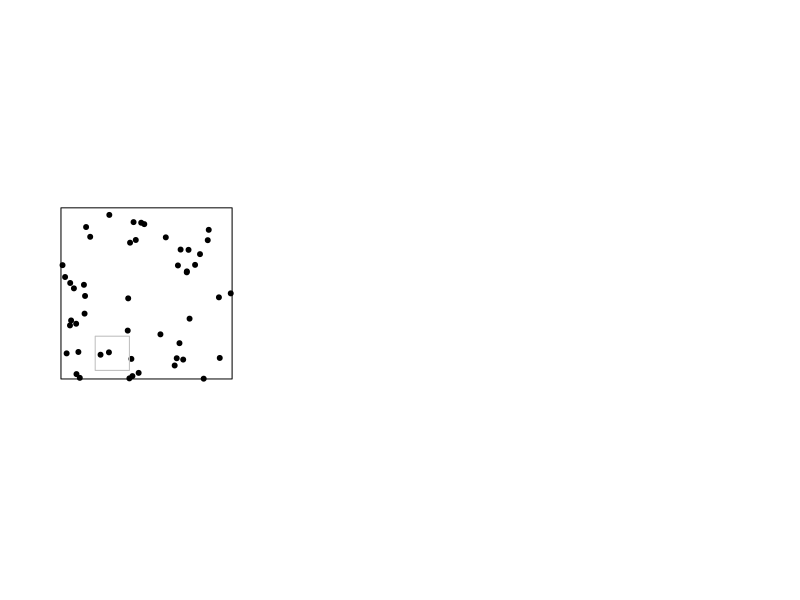

The R script that drew this image: (Note: this script raises an error after producing the figure.)
# draw a pretty picture illustrating the progression from 
# quadrat sampling to strip sampling to distance sampling

par(mfrow=c(1,3),mgp=c(1,1,1))

#set.seed(124)

# generate the data
n.dat<-50
x<-runif(n.dat)
y<-runif(n.dat)

plot.data<-function(){
   plot(x=c(0,0,1,1,0),y=c(0,1,1,0,0),xlab="",ylab="",axes=F,asp=1,type="n")
   points(x,y,pch=19)
#   axis(1,labels=F,lwd.ticks=0)
   lines(x=c(0,0,1,1,0),y=c(0,1,1,0,0))
}
# first column - quadrat sampling
plot.data()

# define a square
this.sq<-matrix(NA,5,2)
this.sq[,1]<-c(0,0,0.2,0.2,0)
this.sq[,2]<-c(0,0.2,0.2,0,0)

# offsets
xdel<-c(rep(0.2,3),rep(0.6,3))
ydel<-c(rep(seq(0.05,0.75,len=3),2))

# plot
for(i in 1:length(xdel)){
   lines(x=this.sq[,1]+xdel[i],y=this.sq[,2]+ydel[i],col="grey")
   inout<-inSide(list(x=this.sq[,1]+xdel[i],y=this.sq[,2]+ydel[i]),x,y)
   points(x[inout],y[inout],col="red",pch=19)
}


# second column - strip sampling
plot.data()

# offsets
xdel<-c(rep(0.15,3),rep(0.35,3),rep(0.55,3),rep(0.75,3))
ydel<-rep(seq(0.05,0.75,len=3),4)

# plot
this.sq[,1]<-this.sq[,1]*0.5
for(i in 1:length(xdel)){
   lines(x=this.sq[,1]+xdel[i],y=this.sq[,2]+ydel[i],col="grey")
   inout<-inSide(list(x=this.sq[,1]+xdel[i],y=this.sq[,2]+ydel[i]),x,y)
   points(x[inout],y[inout],col="red",pch=19)
}

# third column - distance sampling
plot.data()

this.line<-matrix(NA,2,2)
this.line[,1]<-c((1/3)/2,(1/3)/2)
this.line[,2]<-c(0,1)

for(i in 0:2){
   lines(this.line)
   lines(x=this.line[,1]-(1/3)/3,y=this.line[,2],lty=2,col="grey")
   lines(x=this.line[,1]+(1/3)/3,y=this.line[,2],lty=2,col="grey")

   this.box<-list(x=c(rep(this.line[1,1]-(1/3)/3,2),
                      rep(this.line[1,1]+(1/3)/3,2),
                      this.line[1,1]-(1/3)/3),
                  y=c(0,1,1,0,0))

   inout<-inSide(this.box,x,y)
   points(x[inout],y[inout],col="red",pch=19)

   ylines<-y[inout]
   xlines<-x[inout]


   for(j in 1:length(ylines)){
      lines(x=c(xlines[j],this.line[1,1]),y=rep(ylines[j],2))   
   }


   this.line[,1]<-this.line[,1]+1/3
}


